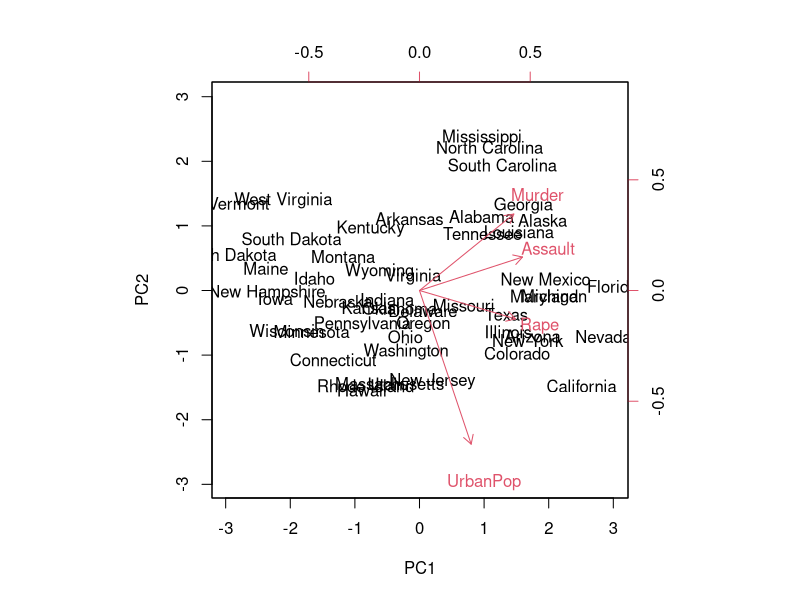
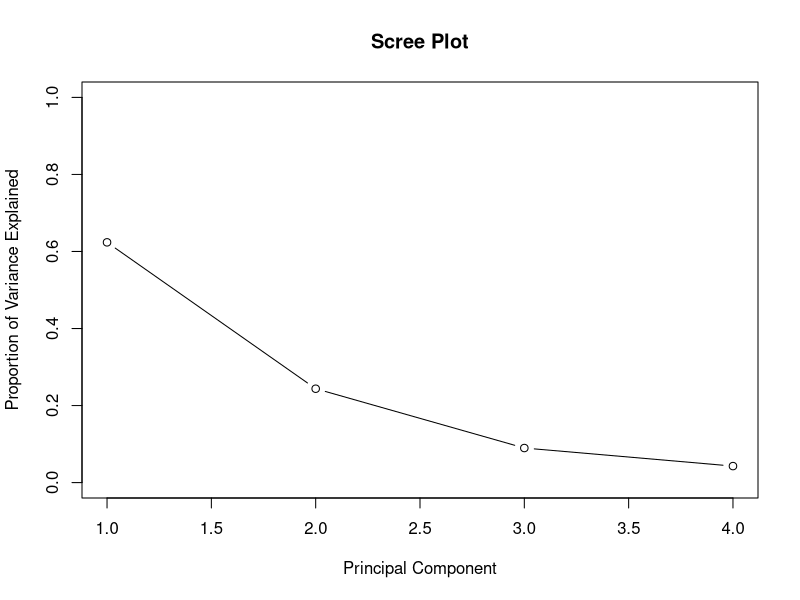
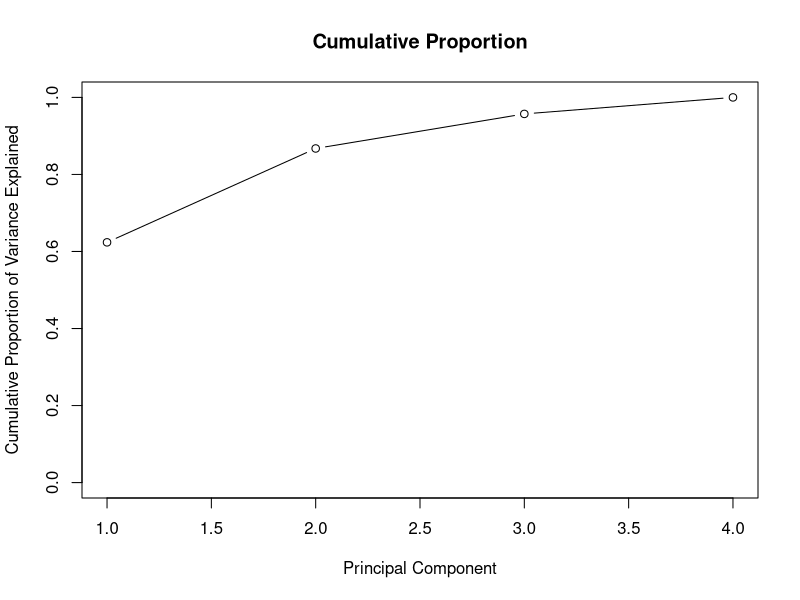

R code for these plots, in order:
##############################################################
##some edits to the data set as suggested by R documentation##
##############################################################

UA.C <- USArrests
##Maryland's urban population transcribed wrongly
UA.C["Maryland", "UrbanPop"] <- 76.6

## also +/- 0.5 to restore the original  <n>.5  percentages
s5u <- c("Colorado", "Florida", "Mississippi", "Wyoming")
s5d <- c("Nebraska", "Pennsylvania")
UA.C[s5u, "UrbanPop"] <- UA.C[s5u, "UrbanPop"] + 0.5
UA.C[s5d, "UrbanPop"] <- UA.C[s5d, "UrbanPop"] - 0.5

##perform PCA, with scaling. centering is done by default, scaling not done by default
pr.out<-prcomp(UA.C, scale=TRUE)

##see what is stored from prcomp()
names(pr.out)

##obtain the loading vector for the PCs
pr.out$rotation
##notice the signs for the loadings for the first PC are all negative
##interpretation may be counterintuitive
##this means postive scores on first PC are associated with smaller than average values for the features

##obtain the scores for each observation
pr.out$x

##change signs to make interpretation more intuitive, so that positive scores are above average values
pr.out$rotation<- -pr.out$rotation
pr.out$x<- -pr.out$x

##recheck first PC
pr.out$rotation[,1]

##recheck California
pr.out$x["California"]

##create biplot
biplot(pr.out, scale=0)

##variance of each PC
pr.var<-pr.out$sdev^2
pr.var

##proportion of variance in features explained by each PC
pve<-pr.var/sum(pr.var)
pve

##Scree plot
plot(pve, xlab="Principal Component", ylab="Proportion of Variance Explained", main="Scree Plot", ylim=c(0,1),type='b')

##Cumulative plot
plot(cumsum(pve), xlab="Principal Component", ylab="Cumulative Proportion of Variance Explained", main="Cumulative Proportion", ylim=c(0,1),type='b')



